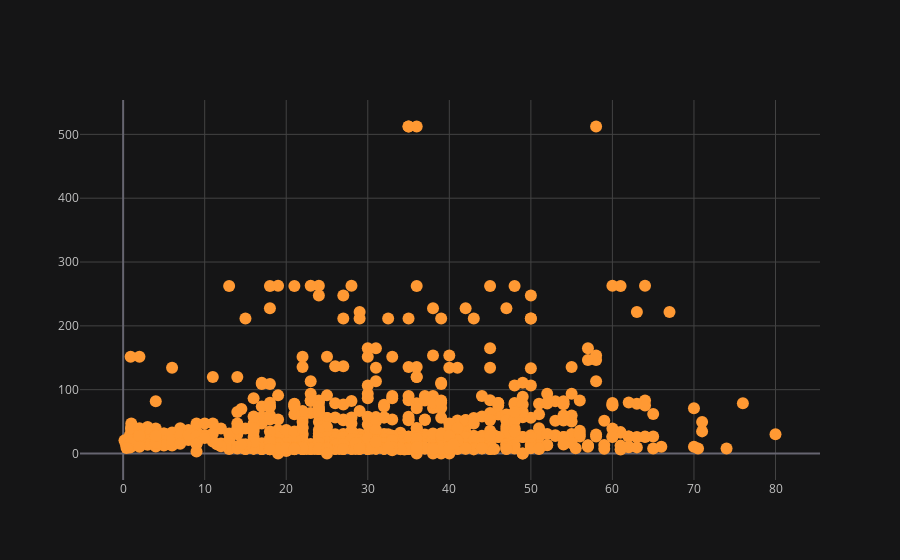

Write notebook code for a chart like this one.
### Code cell
titanic.iplot(y='fare',x='age',kind='scatter',mode='markers')

### Figure 1 — Plotly figure (JSON) as saved in the notebook; plotly's stock layout.template omitted (floating-point values rounded to 4 significant figures; data arrays with more than 128 entries replaced by an {"elided": "..."} marker saying what was removed)
{"data": [{"line": {"color": "rgba(255, 153, 51, 1.0)", "dash": "solid", "shape": "linear", "width": 1.3}, "marker": {"size": 12, "symbol": "circle"}, "mode": "markers", "name": "fare", "text": "", "type": "scatter", "x": {"elided": "1310 float values"}, "y": {"elided": "1310 mixed values"}}], "layout": {"legend": {"bgcolor": "#151516", "font": {"color": "#D9D9D9"}}, "paper_bgcolor": "#151516", "plot_bgcolor": "#151516", "title": {"font": {"color": "#D9D9D9"}}, "xaxis": {"gridcolor": "#434343", "showgrid": true, "tickfont": {"color": "#C2C2C2"}, "title": {"font": {"color": "#D9D9D9"}, "text": ""}, "zerolinecolor": "#666570"}, "yaxis": {"gridcolor": "#434343", "showgrid": true, "tickfont": {"color": "#C2C2C2"}, "title": {"font": {"color": "#D9D9D9"}, "text": ""}, "zerolinecolor": "#666570"}}}
